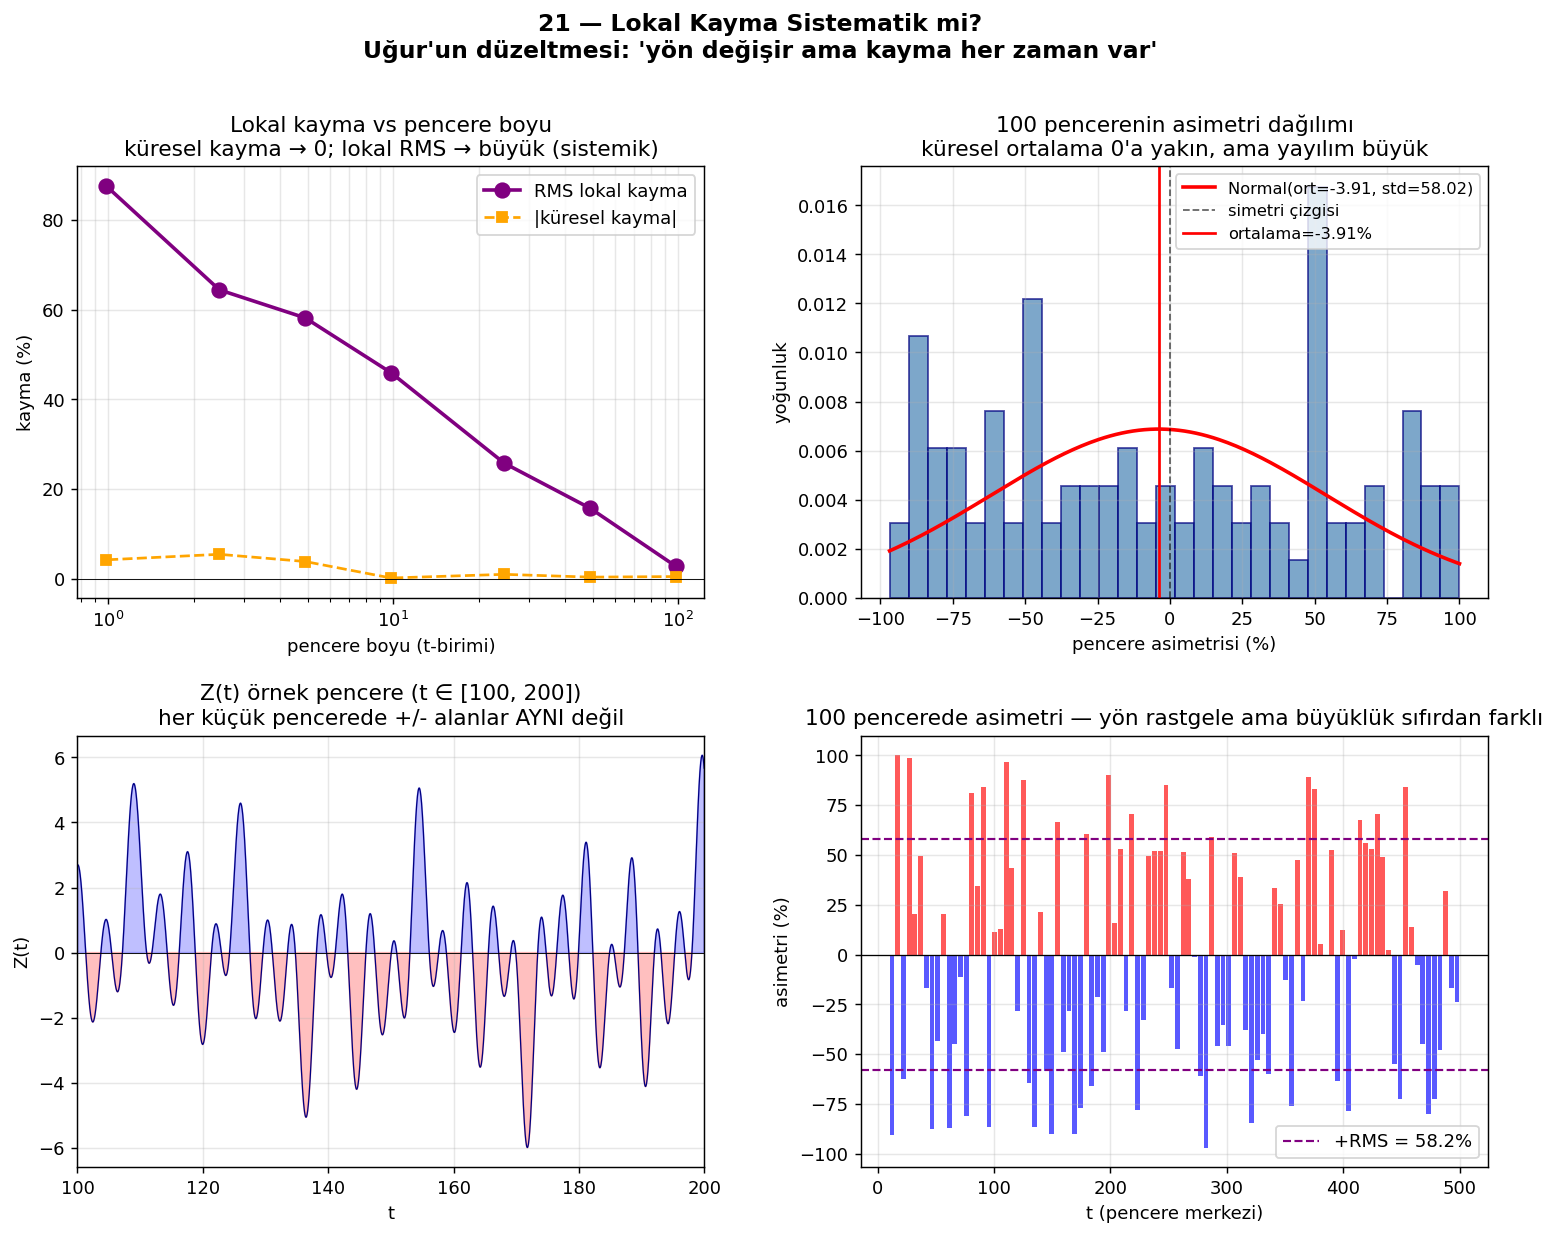

The Python source for this figure:
"""
21 — Lokal Kayma Sistematik mi? (S1 düzeltmesi)
====================================================

Uğur'un düzeltmesi: "yön değişiyor ama kayma var"

Test: küçük pencerelerde Z(t)'nin yerel asimetrisi nasıl dağılıyor?
  - Mean = ?  (küresel kayma)
  - RMS  = ?  (lokal kayma sıfırdan farklı mı)
  - Dağılım normal mi?

Eğer mean=0 ama RMS>0 ise: küresel simetri + lokal kayma
  = kuantum "süperpozisyon + collapse" imzası
"""

import numpy as np
import matplotlib.pyplot as plt
from pathlib import Path
import mpmath as mp

mp.mp.dps = 25

# ============================================================
# Z(t) için ÇOK daha geniş hesap
# ============================================================
t_lo, t_hi = 10.0, 500.0   # daha geniş pencere (12000 nokta yetiyor)
N = 15000
t_grid = np.linspace(t_lo, t_hi, N)

print(f"Z(t) hesaplanıyor: t ∈ [{t_lo}, {t_hi}], {N} nokta...")
Z = np.zeros(N)
for i in range(N):
    Z[i] = float(mp.siegelz(t_grid[i]))
    if i % 2000 == 0:
        print(f"  i={i}/{N}, t={t_grid[i]:.1f}")
print(f"Z aralığı: [{Z.min():+.3f}, {Z.max():+.3f}]")

# ============================================================
# Pencere asimetrileri — birçok pencere boyu için
# ============================================================
def window_asymmetries(t, Z, n_windows):
    t_lo, t_hi = t[0], t[-1]
    ws = (t_hi - t_lo) / n_windows
    asyms = []
    for i in range(n_windows):
        ts, te = t_lo + i*ws, t_lo + (i+1)*ws
        mask = (t >= ts) & (t < te)
        Zw = Z[mask]
        if len(Zw) < 5: continue
        pa = np.trapezoid(np.maximum(Zw, 0), t[mask])
        na = np.trapezoid(np.maximum(-Zw, 0), t[mask])
        if pa + na > 0:
            asyms.append((pa - na)/(pa + na))
    return np.array(asyms)

# Farklı pencere sayıları için test
print(f"\n{'#pencere':>10} {'pencere boyu':>14} {'mean':>10} {'RMS':>10} {'std':>10}")
all_asyms = {}
for n_w in [5, 10, 20, 50, 100, 200, 500]:
    a = window_asymmetries(t_grid, Z, n_w)
    all_asyms[n_w] = a
    rms = np.sqrt(np.mean(a**2))
    print(f"{n_w:>10} {(t_hi-t_lo)/n_w:>14.2f} {a.mean()*100:>+9.2f}% {rms*100:>+9.2f}% {a.std()*100:>+9.2f}%")

# ============================================================
# Plot
# ============================================================
fig = plt.figure(figsize=(14, 10))
gs = fig.add_gridspec(2, 2, hspace=0.32, wspace=0.25)

# (1) RMS vs pencere boyu
ax = fig.add_subplot(gs[0, 0])
n_ws = sorted(all_asyms.keys())
window_lens = [(t_hi-t_lo)/n for n in n_ws]
rmss = [np.sqrt(np.mean(all_asyms[n]**2))*100 for n in n_ws]
means = [all_asyms[n].mean()*100 for n in n_ws]
ax.semilogx(window_lens, rmss, "o-", color="purple", lw=2, ms=8, label="RMS lokal kayma")
ax.semilogx(window_lens, [abs(m) for m in means], "s--", color="orange",
            lw=1.5, ms=6, label="|küresel kayma|")
ax.axhline(0, color="black", lw=0.5)
ax.set_xlabel("pencere boyu (t-birimi)")
ax.set_ylabel("kayma (%)")
ax.set_title("Lokal kayma vs pencere boyu\n"
             "küresel kayma → 0; lokal RMS → büyük (sistemik)")
ax.legend(fontsize=10)
ax.grid(alpha=0.3, which="both")

# (2) Asimetri dağılımı (n_w=100 için)
ax = fig.add_subplot(gs[0, 1])
a100 = all_asyms[100] * 100
ax.hist(a100, bins=30, color="steelblue", alpha=0.7, edgecolor="navy", density=True)
# Normal dağılım üst çiz
from scipy.stats import norm
x = np.linspace(a100.min(), a100.max(), 200)
ax.plot(x, norm.pdf(x, a100.mean(), a100.std()), 'r-', lw=2,
        label=f"Normal(ort={a100.mean():.2f}, std={a100.std():.2f})")
ax.axvline(0, color="black", lw=1, ls="--", alpha=0.6, label="simetri çizgisi")
ax.axvline(a100.mean(), color="red", lw=1.5, label=f"ortalama={a100.mean():.2f}%")
ax.set_xlabel("pencere asimetrisi (%)")
ax.set_ylabel("yoğunluk")
ax.set_title(f"100 pencerenin asimetri dağılımı\n"
             "küresel ortalama 0'a yakın, ama yayılım büyük")
ax.legend(fontsize=9)
ax.grid(alpha=0.3)

# (3) Z(t) bir kısım göster
ax = fig.add_subplot(gs[1, 0])
mask = (t_grid >= 100) & (t_grid <= 200)
ax.plot(t_grid[mask], Z[mask], color="navy", lw=0.7)
ax.fill_between(t_grid[mask], Z[mask], 0, where=(Z[mask] > 0), alpha=0.25, color="blue")
ax.fill_between(t_grid[mask], Z[mask], 0, where=(Z[mask] < 0), alpha=0.25, color="red")
ax.axhline(0, color="black", lw=0.5)
ax.set_xlim(100, 200)
ax.set_xlabel("t")
ax.set_ylabel("Z(t)")
ax.set_title("Z(t) örnek pencere (t ∈ [100, 200])\n"
             "her küçük pencerede +/- alanlar AYNI değil")
ax.grid(alpha=0.3)

# (4) Asimetrinin t boyunca değişimi
ax = fig.add_subplot(gs[1, 1])
n_w = 100
window_size = (t_hi - t_lo) / n_w
window_centers = t_lo + (np.arange(n_w) + 0.5) * window_size
ax.bar(window_centers, all_asyms[100]*100, width=window_size*0.85,
       color=["red" if a > 0 else "blue" for a in all_asyms[100]], alpha=0.65)
ax.axhline(0, color="black", lw=0.7)
ax.axhline(rmss[n_ws.index(100)], color="purple", lw=1.2, ls="--",
           label=f"+RMS = {rmss[n_ws.index(100)]:.1f}%")
ax.axhline(-rmss[n_ws.index(100)], color="purple", lw=1.2, ls="--")
ax.set_xlabel("t (pencere merkezi)")
ax.set_ylabel("asimetri (%)")
ax.set_title(f"100 pencerede asimetri — yön rastgele ama büyüklük sıfırdan farklı")
ax.legend(fontsize=10)
ax.grid(alpha=0.3)

plt.suptitle("21 — Lokal Kayma Sistematik mi?\n"
             "Uğur'un düzeltmesi: 'yön değişir ama kayma her zaman var'",
             fontsize=13, fontweight="bold", y=0.998)

out = Path(__file__).parent / "21_lokal_kayma.png"
plt.savefig(out, dpi=130, bbox_inches="tight")
print(f"\nKaydedildi: {out}")

# ============================================================
# Kuantum collapse karşılaştırma — null hypothesis
# ============================================================
print(f"\n=== KUANTUM COLLAPSE İMZASI TESTİ ===")
print(f"")
print(f"Eğer kayma 'gerçek bir sistemik özellik' ise:")
print(f"  - küresel mean → 0  (uzun ortalama simetrik)")
print(f"  - lokal RMS    > 0  (her küçük pencerede kayma var)")
print(f"")
print(f"Sayılar:")
for n_w in [20, 100, 500]:
    a = all_asyms[n_w]
    rms = np.sqrt(np.mean(a**2)) * 100
    se_mean = a.std()/np.sqrt(len(a)) * 100   # ortalamanın standart hatası
    z_score = abs(a.mean()*100) / se_mean if se_mean > 0 else 0
    print(f"  {n_w} pencere:  mean = {a.mean()*100:+.2f}% (z={z_score:.1f}σ),  RMS = {rms:.2f}%")

# Null test: aynı Z'nin işaretini rastgele karıştırırsak ne çıkar?
rng = np.random.default_rng(42)
Z_shuffled = Z * rng.choice([-1, 1], size=len(Z))
a_null = window_asymmetries(t_grid, Z_shuffled, 100)
print(f"\nKarıştırılmış null hipotez (100 pencere):")
print(f"  mean = {a_null.mean()*100:+.2f}%,  RMS = {np.sqrt(np.mean(a_null**2))*100:.2f}%")
print(f"\nGerçek RMS / null RMS oranı: {rmss[n_ws.index(100)] / (np.sqrt(np.mean(a_null**2))*100):.2f}")
